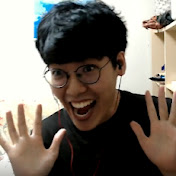
#> input picture ch3/Ggol.jpg, 176 x 176 px
$ python timeComparison.py
#> lines starting #> are read from the running program, lines starting #| are printed output that depends on the picture
import cv2 as cv
import numpy as np
import time

img = cv.imread('Ggol.jpg')
#> img is the input picture: shape (176, 176, 3); mean B, G, R 102.6, 111.7, 119.9
img = cv.resize(img, (0, 0), fx=5, fy=5, interpolation=cv.INTER_LINEAR)
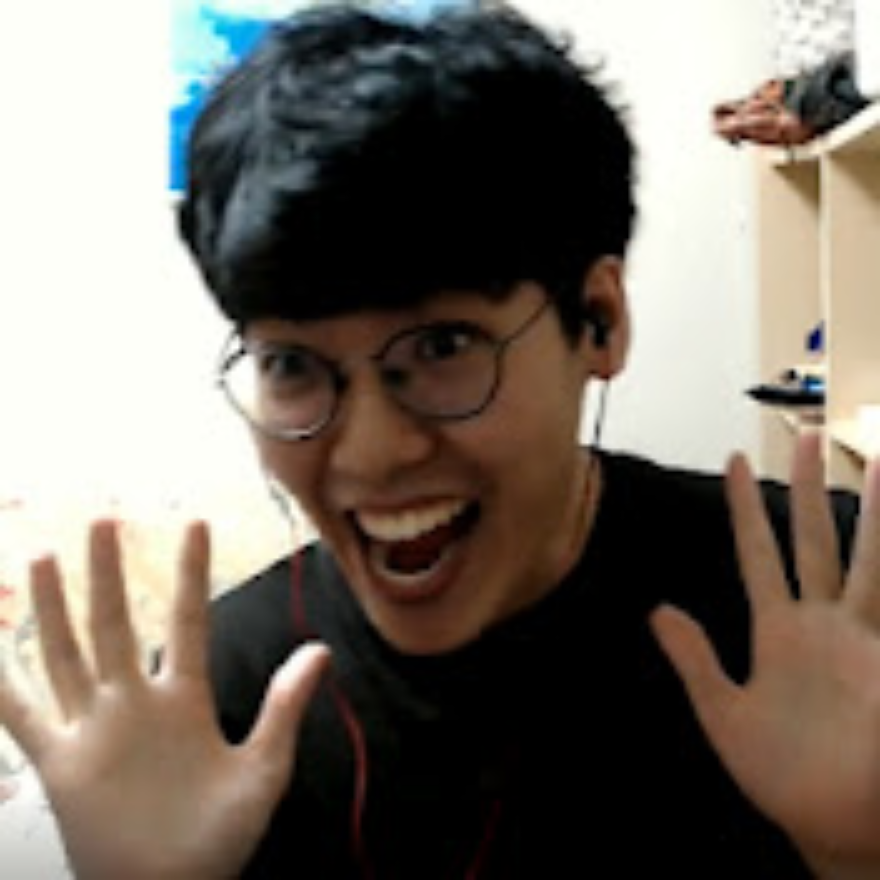
#> img: shape (880, 880, 3); mean B, G, R 102.5, 111.7, 119.8

def my_cvtGray1(bgr_img):
    g = np.zeros((bgr_img.shape[0], bgr_img.shape[1]))
    for r in range(bgr_img.shape[0]):
        for c in range(bgr_img.shape[1]):
            g[r, c] = 0.114 * bgr_img[r, c, 0] + 0.587 * bgr_img[r, c, 1] + 0.299 * bgr_img[r, c, 2]
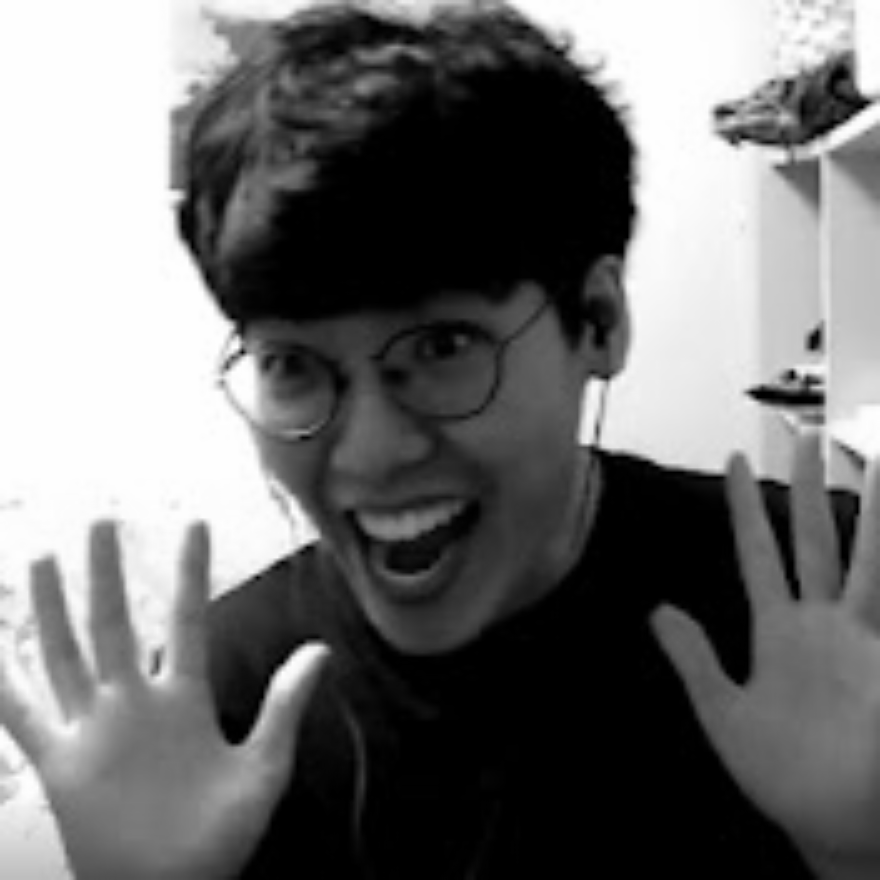
#> g: shape (880, 880) float64; min 0, max 255, mean 113.1
    return np.uint8(g)


def my_cvtGray2(bgr_img):
    g = np.zeros((bgr_img.shape[0], bgr_img.shape[1]))
    g = bgr_img[:, :, 0] * 0.114 + bgr_img[:, :, 1] * 0.587 + bgr_img[:, :, 2] * 0.299
    return g.astype(np.uint8)


start = time.time()
gray1 = my_cvtGray1(img)
end = time.time()
print('my_cvtGray1: ', end - start)

start = time.time()
gray2 = my_cvtGray2(img)
end = time.time()
print('my_cvtGray2: ', end - start)

start = time.time()
gray3 = cv.cvtColor(img, cv.COLOR_BGR2GRAY)
end = time.time()
print('cv.cvtColor: ', end - start)

cv.waitKey(0)
cv.destroyAllWindows()
